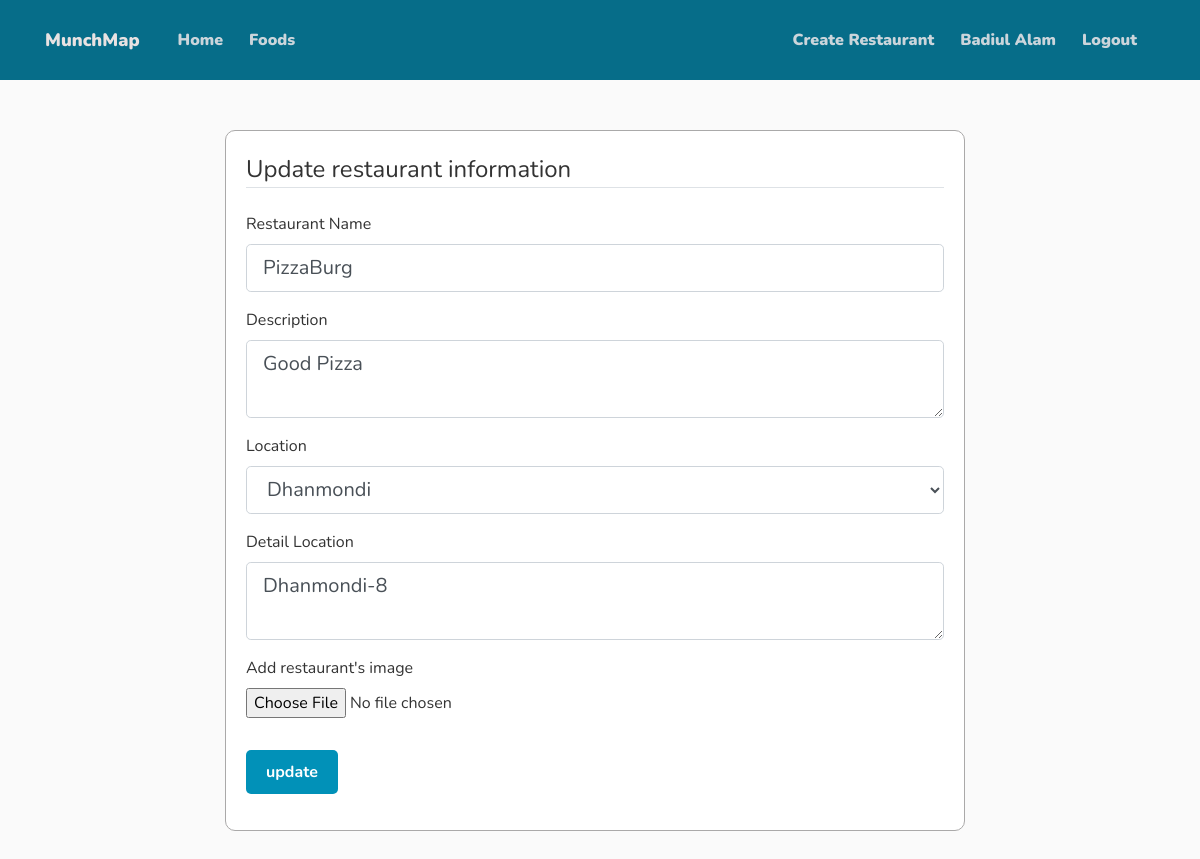
Page /restaurant/2/update (signed in) on the committed database.
### website/models.py (models this page shows, shortened)
class User(db.Model, UserMixin):
    id = db.Column(db.Integer, primary_key=True)
    username = db.Column(db.String(20), unique=True, nullable=False)
    email = db.Column(db.String(120), unique=True, nullable=False)
    image_file = db.Column(db.String(20), nullable=False,
                           default='default.jpg')
    password = db.Column(db.String(60), nullable=False)
    restaurants = db.relationship('Restaurant', backref='owner', lazy=True)
    restaurant_reviews = db.relationship(
        'RestaurantReview', backref='reviewer', lazy=True)
    food_reviews = db.relationship('FoodReview', backref='reviewer', lazy=True)

class Restaurant(db.Model):
    id = db.Column(db.Integer, primary_key=True)
    name = db.Column(db.String(100), nullable=False)
    owner_id = db.Column(db.Integer, db.ForeignKey('user.id'), nullable=False)
    image_file = db.Column(db.String(20), nullable=False,
                           default='default.jpg')
    location = db.Column(db.String(100), nullable=False)
    description = db.Column(db.Text, nullable=False, default='No description')
    detail_location = db.Column(db.Text)
    rating = db.Column(db.Float, default=0.0)
    foods = db.relationship('Food', backref='belong_to', lazy=True)
    reviews = db.relationship(
        'RestaurantReview', backref='review_for', lazy=True)
    rating_count = db.Column(db.Float, nullable=False, default=0.0)
    total_rating = db.Column(db.Float, nullable=False, default=0.0)
    ratign = db.Column(db.Float, nullable=False, default=0.0)

### website/restaurants/routes.py (the view)
@restaurants.route("/restaurant/<int:restaurant_id>/update", methods=['GET', 'POST'])
@login_required
def update_restaurant(restaurant_id):
    restaurant = Restaurant.query.get_or_404(restaurant_id)
    if restaurant.owner != current_user:
        abort(403)
    form = UpdateForm()
    if form.validate_on_submit():
        restaurant.name = form.name.data
        restaurant.description = form.description.data
        restaurant.location = form.location.data
        restaurant.detail_location = form.detail_location.data
        if form.picture.data:
            picture_file = save_picture(form.picture.data)
            restaurant.image_file = picture_file
        db.session.commit()
        flash('Info has been updated!', 'success')
        return redirect(url_for('restaurants.restaurant', restaurant_id=restaurant.id))
    elif request.method == 'GET':
        form.name.data = restaurant.name
        form.description.data = restaurant.description
        form.location.data = restaurant.location
        form.detail_location.data = restaurant.detail_location
    return render_template('create_restaurant.html', title='Update restaurant',
                           form=form, legend='Update restaurant information')

### website/models.py (called while the page is built)
@login_manager.user_loader
def load_user(user_id):
    return User.query.get(int(user_id))

### website/templates/create_restaurant.html (shortened to what this page needs)
{% extends "layout.html" %} {% block content %}
<div class="create-rest-form">
  <div class="rest-content-section">
    <form method="POST" action="" enctype="multipart/form-data">
      <fieldset class="form-group">
        <legend class="border-bottom mb-4">{{ legend }}</legend>
        <div class="form-group">
          {{ form.name.label(class="form-control-label") }} {% if
          form.name.errors %} {{ form.name(class="form-control form-control-lg
          is-invalid") }}
          <div class="invalid-feedback">
            {% for error in form.name.errors %}
            <span>{{ error }}</span>
            {% endfor %}
          </div>
          {% else %} {{ form.name(class="form-control form-control-lg") }} {%
          endif %}
        </div>
        <div class="form-group">
          {{ form.description.label(class="form-control-label") }} {% if
          form.description.errors %} {{ form.description(class="form-control
          form-control-lg is-invalid") }}
          <div class="invalid-feedback">
            {% for error in form.description.errors %}
            <span>{{ error }}</span>
            {% endfor %}
          </div>
          {% else %} {{ form.description(class="form-control form-control-lg")
          }} {% endif %}
        </div>
        <div class="form-group">
          {{ form.location.label(class="form-control-label") }} {% if
          form.location.errors %} {{ form.location(class="form-control
          form-control-lg is-invalid") }}
          <div class="invalid-feedback">
            {% for error in form.location.errors %}
            <span>{{ error }}</span>
            {% endfor %}
          </div>
          {% else %} {{ form.location(class="form-control form-control-lg") }}
          {% endif %}
        </div>
        <div class="form-group">
          {{ form.detail_location.label(class="form-control-label") }} {% if
          form.detail_location.errors %} {{
          form.detail_location(class="form-control form-control-lg is-invalid")
          }}
          <div class="invalid-feedback">
            {% for error in form.detail_location.errors %}
            <span>{{ error }}</span>
            {% endfor %}
          </div>
          {% else %} {{ form.detail_location(class="form-control
          form-control-lg") }} {% endif %}
        </div>
        <div class="form-group">
          {{ form.picture.label() }} {{ form.picture(class="form-control-file")
          }}
        </div>
      </fieldset>
      <div class="form-group">
        {{ form.submit(class="btn btn-outline-info") }}
      </div>
    </form>
  </div>
</div>
{% endblock content %}

### website/templates/layout.html (shortened to what this page needs)
<!DOCTYPE html>
<html>
  <head>
    <link
      rel="stylesheet"
      href="https://maxcdn.bootstrapcdn.com/bootstrap/4.0.0/css/bootstrap.min.css"
    />
    <link
      rel="stylesheet"
      type="text/css"
      href="{{ url_for('static', filename='main.css') }}"
    />
    <link
      rel="stylesheet"
      href="https://cdnjs.cloudflare.com/ajax/libs/font-awesome/5.15.3/css/all.min.css"
    />
  </head>
  <body>
    <header class="site-header">
      <nav class="navbar navbar-expand-md navbar-dark bg-steel fixed-top">
        <div class="container">
          <a class="navbar-brand mr-8" href="/">MunchMap</a>
          <div class="collapse navbar-collapse" id="navbarToggle">
            <div class="navbar-nav mr-auto">
              <a class="nav-item nav-link" href="{{ url_for('main.home') }}"
                >Home</a
              >
              <a class="nav-item nav-link" href="{{ url_for('main.home2') }}"
                >Foods</a
              >
            </div>
            <div class="navbar-nav">
              {% if current_user.is_authenticated %}
              <a
                class="nav-item nav-link"
                href="{{ url_for('restaurants.new_restaurant') }}"
                >Create Restaurant</a
              >
              <a class="nav-item nav-link" href="{{ url_for('users.account') }}"
                >{{ current_user.username }}</a
              >
              <a class="nav-item nav-link" href="{{ url_for('users.logout') }}"
                >Logout</a
              >
              {% endif %}
            </div>
          </div>
        </div>
      </nav>
    </header>
    <main role="main" class="container">
      <div class="row">
        <div class="col-md-10">
           {% block content %}{% endblock
          %}
        </div>
      </div>
    </main>
  </body>
</html>

### website/static/main.css (style rules this page uses)
* { font-family: "Nunito", sans-serif; margin: 0; padding: 0; box-sizing: border-box; outline: none; border: none; text-decoration: none; transition: all 0.2s linear; }
html { overflow-x: hidden; scroll-behavior: smooth; scroll-padding-top: 6rem; }
body { background: #fafafa; color: #333333; margin-top: 5rem; }
a { color: black; font-size: large; font-weight: 1000; }
.bg-steel { background-color: #066d89; height: 80px; position: absolute; transition: transform 0.3s ease; top: 0; left: 0; width: 100%; }
.site-header .navbar-nav .nav-link { color: #cbd5db; font-size: medium; margin-right: 10px; }
.site-header .navbar-brand { color: rgb(232, 226, 226); font-size: large; margin-right: 30px; border: #1f2223; }
.rest-content-section { align-self: center; background: #ffffff; padding: 20px; border: 1px solid #aaa9a9; border-radius: 10px; margin-left: 60px; margin-right: auto; }
.btn { display: inline-block; padding: 10px 20px; font-size: 16px; font-weight: bold; text-align: center; text-decoration: none; border-radius: 5px; border: none; background-color: #0191b8; color: #ffffff; cursor: pointer; transition: background-color 0.3s ease; }
.create-rest-form { margin-left: 120px; margin-top: 50px; margin-bottom: 50px; width: 800px; align-self: center; }

### rows in the picture
User: username "Badiul Alam"
Restaurant: name "PizzaBurg", description "Good Pizza", location "Dhanmondi", detail_location "Dhanmondi-8"

### other values in the picture
{{ legend }} "Update restaurant information"
